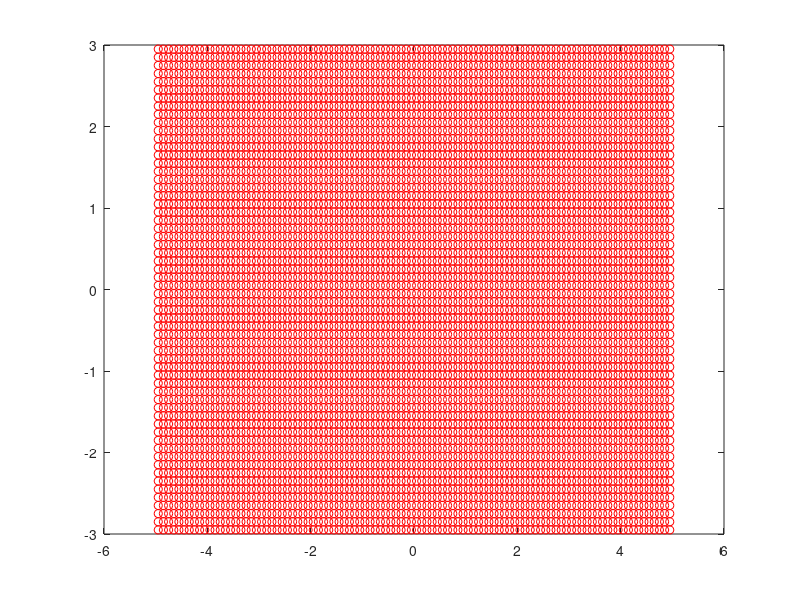

Source code (MATLAB): (Note: this script raises an error after producing the figure.)
% WGgen : generateur d'une grille reguliere de type 
% differences/volumes finis
% Auteurs JC Toussaint & L Bastard - BE EM

% dependance : fonction inpoly
% Auteur : Darren Engwirda
%
% Bibliographie :
% Stern Progress in Electromagnetics Research (1995), 
% PIER 10, 123-186
% Finite Difference Analysis of Planar Optical Waveguides
%

function g=WGgen_ruban
clc
clear all
close all

h=0.1;
g=uniform_grid(-5.0, 5.0, -3.0, 3.0, h, h);
g.lambda=1.55;

% coordonnees des sommets du polygone
% decrivant une portion du guide

%On génere un guide ruban décrit par la figure 10 p47 de l'article de Stern
%       x   y

InP_substrat = [
        -4 -2;
        -4 -1.4;
        4 -1.4;
        4 -2;
        ];
    
InGaAsP = [
    4 -1.4;
    4 -1.2;
    -4 -1.2;
    -4 -1.4;
];

InP_guide = [
    1 0.2-1;
    1 2.2-1;
    3.4 2.2-1;
    3.4 0.2-1;
    4 0.2-1;
    4 -0.2-1;
    -4 -0.2-1;
    -4 0.2-1;
    -3.4 0.2-1;
    -3.4 2.2-1;
    -1 2.2-1;
    -1 0.2-1;
    ];

cladding = [
    0 0.2-1;
    1 0.2-1;
    1 2.2-1;
    3.4 2.2-1;
    3.4 0.2-1;
    4 0.2-1;
    4 3-1;
    -4 3-1;
    -4 0.2-1;
    -3.4 0.2-1;
    -3.4 2.2-1;
    -1 2.2-1;
    -1 0.2-1;
    ];

        
g=insert(g, InP_substrat,3.17);
g=insert(g, InGaAsP, 3.38);
g=insert(g, InP_guide,3.17);
g=insert(g, cladding, 1);

end

function g=uniform_grid(xmin, xmax, ymin, ymax, hx, hy)
% generation d'un reseau orthorhombique de noeuds
% chacun place au centre d'une maille rectangulaire
% de cote g.dx=hx et g.dy=hy
% g.Nx noeuds selon Ox
% g.Ny noeuds selon Oy
% g.indice(ix, iy) indice de refraction au noeud
% de coordonnees entieres (ix, iy) initialise a 1

lx=xmin+hx/2:hx:xmax-hx/2;
ly=ymin+hy/2:hy:ymax-hy/2;

[g.x,g.y] = meshgrid(lx, ly);
g.x=transpose(g.x);
g.y=transpose(g.y);

g.p     = [g.x(:),g.y(:)];
[g.Nx, g.Ny]=size(g.x);

g.reg =zeros(g.Nx, g.Ny);
g.indice =ones(g.Nx, g.Ny);
size(g.indice)

g.N=g.Nx*g.Ny;
g.nrg=0;
g.dx=hx;
g.dy=hy;
figure(1)
plot(g.p(:, 1), g.p(:, 2), 'ro');
hold on
end

function g=insert(g, node, indice)
% insertion d'un polygone decrivant une portion 
% de guide en 2D.
% node   : tableau 2D des coordonnees des sommets du polygone
% indice : valeur de l'indice de refraction du materiau
% associe au polygone.

figure(1)
tic, [in,bnd] = inpoly(g.p,node); t1 = toc;
if find(bnd==1)
    warning('nodes on boundaries detected')
end;
g.nrg=g.nrg+1;
lst_in=find(in==1);
g.reg(lst_in)=g.nrg;
g.indice(lst_in)=indice;
plot(g.p(in,1),g.p(in,2),'bo',g.p(bnd,1),g.p(bnd,2),'go')
hold on
title('Inside (blue), outside (red) & boundary (green)')

% Plot geometry
nn    = size(node,1);
cnect = [(1:nn-1)',(2:nn)'; nn,1];
patch('faces',cnect,'vertices',node,'facecolor','none',...
   'edgecolor','k'), axis equal 
drawnow()
end
